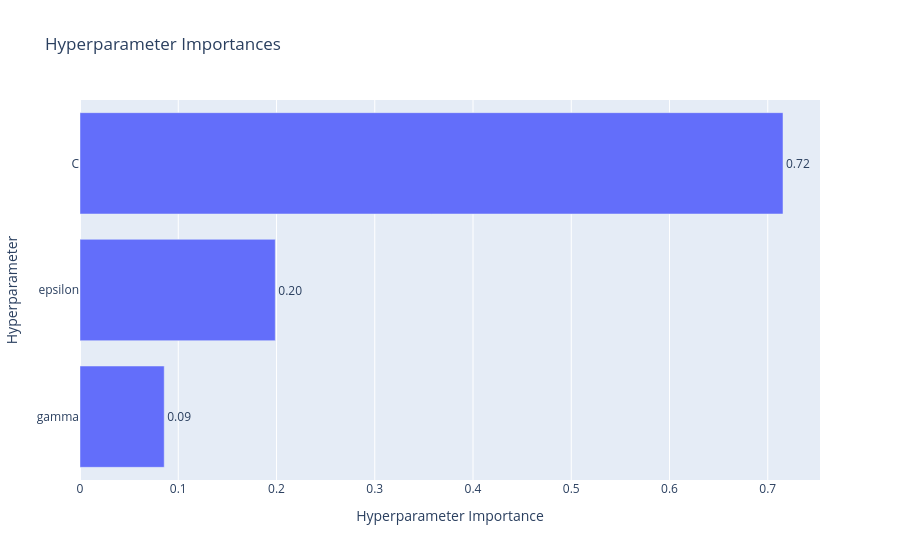

Notebook code for this chart:
### Code cell
optuna.visualization.plot_param_importances(study_svm)

### Figure 1 — Plotly figure (JSON) as saved in the notebook; plotly's stock layout.template omitted (floating-point values rounded to 4 significant figures)
{"data": [{"cliponaxis": false, "hovertemplate": ["gamma (CategoricalDistribution): 0.08572165152487098<extra></extra>", "epsilon (FloatDistribution): 0.19876371558696718<extra></extra>", "C (FloatDistribution): 0.7155146328881619<extra></extra>"], "name": "Objective Value", "orientation": "h", "text": ["0.09", "0.20", "0.72"], "textposition": "outside", "type": "bar", "x": [0.08572, 0.1988, 0.7155], "y": ["gamma", "epsilon", "C"]}], "layout": {"title": {"text": "Hyperparameter Importances"}, "xaxis": {"title": {"text": "Hyperparameter Importance"}}, "yaxis": {"title": {"text": "Hyperparameter"}}}}
